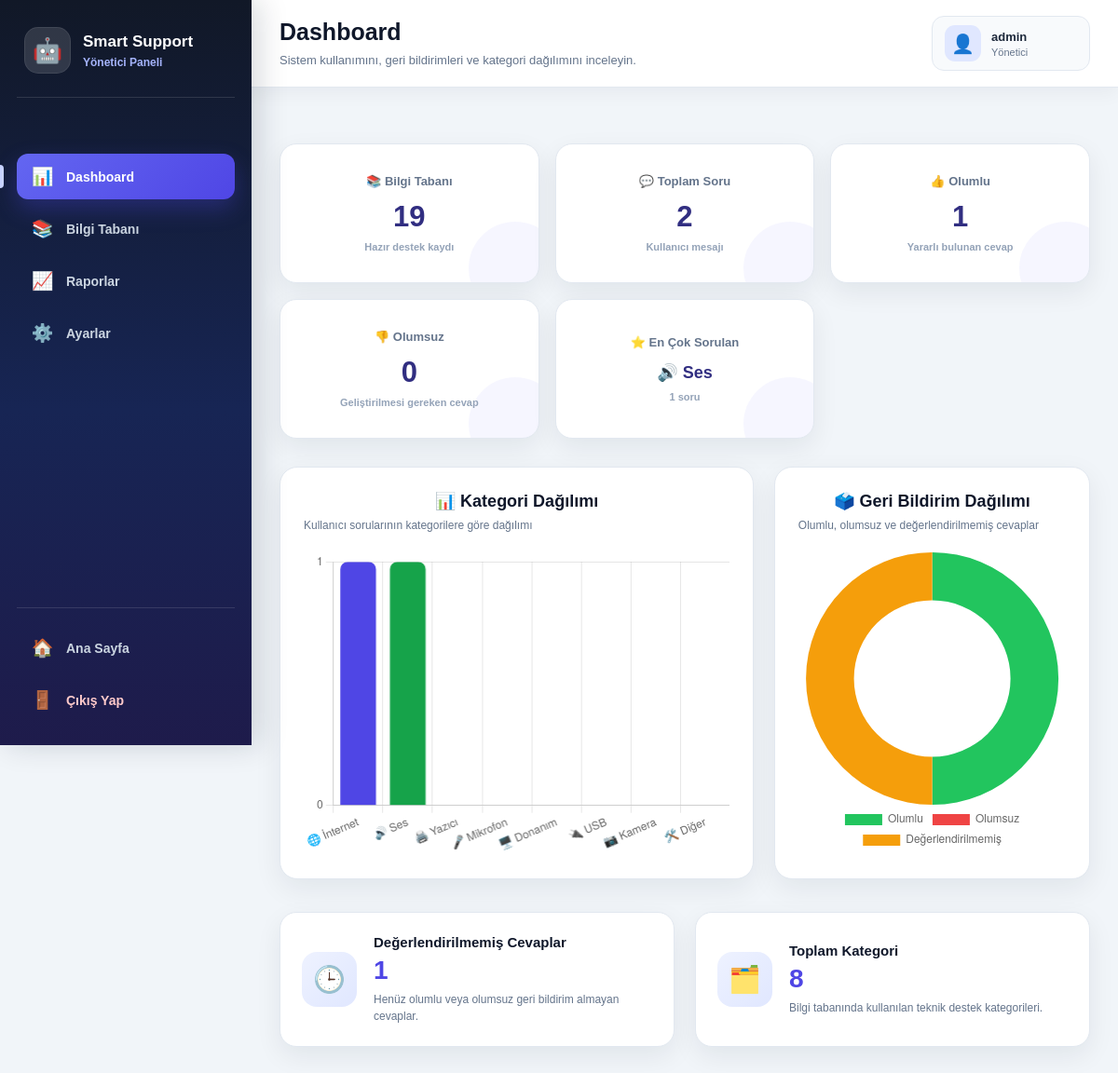
/admin (signed in), run on an earlier commit of the app's database.
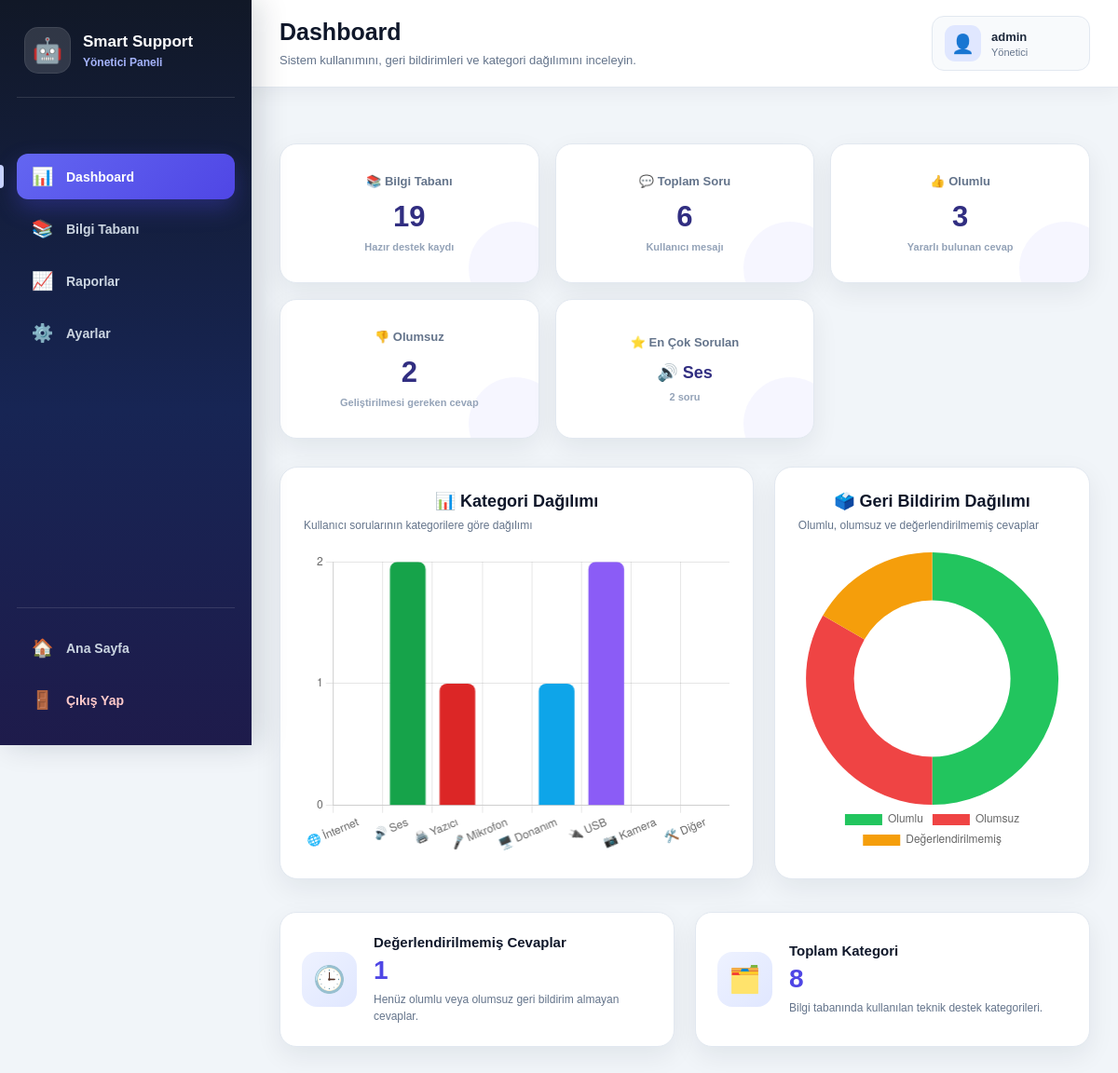
And on a later commit of the database.
### tables this page shows
CREATE TABLE chats (
                id TEXT PRIMARY KEY,
                question TEXT NOT NULL,
                answer TEXT NOT NULL,
                category TEXT NOT NULL,
                category_name TEXT NOT NULL,
                feedback TEXT,
                created_at TIMESTAMP DEFAULT CURRENT_TIMESTAMP
            );

### backend/app.py (the view)
@app.route("/admin")
@admin_login_required
def admin_panel():
    support_items = load_questions()
    chat_history = prepare_chat_history(
        get_all_chats()
    )
    statistics = calculate_statistics(
        chat_history
    )
    settings = load_settings()
    return render_template(
        "admin/dashboard.html",
        active_page="dashboard",
        categories=CATEGORIES,
        total_items=len(support_items),
        statistics=statistics,
        admin_username=settings.get(
            "admin_username",
            "admin"
        )
    )

### backend/app.py (called while the page is built, shortened)
def admin_login_required(view_function):
    @wraps(view_function)
    def wrapped_view(*args, **kwargs):
        return view_function(
            *args,
            **kwargs
        )
    return wrapped_view

def convert_chat_to_dictionary(chat):
    if isinstance(chat, dict):
        return chat

def prepare_chat_history(chat_history):
    return [
        convert_chat_to_dictionary(chat)
        for chat in chat_history
    ]

### backend/database.py (called while the page is built)
def get_connection() -> sqlite3.Connection:
    connection = sqlite3.connect(
        DATABASE_FILE
    )
    connection.row_factory = sqlite3.Row
    return connection

### frontend/templates/admin/dashboard.html (shortened to what this page needs)
{% extends "admin/base.html" %}
{% block page_title %}
    Dashboard
{% endblock %}
{% block page_description %}
    Sistem kullanımını, geri bildirimleri ve kategori dağılımını inceleyin.
{% endblock %}
{% block content %}
    <section class="admin-dashboard">
        <article class="admin-dashboard-card">
            <h3>
                📚 Bilgi Tabanı
            </h3>
            <strong>
                {{ total_items }}
            </strong>
            <small>
                Hazır destek kaydı
            </small>
        </article>
        <article class="admin-dashboard-card">
            <h3>
                💬 Toplam Soru
            </h3>
            <strong>
                {{ statistics.total_questions }}
            </strong>
            <small>
                Kullanıcı mesajı
            </small>
        </article>
        <article class="admin-dashboard-card">
            <h3>
                👍 Olumlu
            </h3>
            <strong>
                {{ statistics.positive_feedback }}
            </strong>
            <small>
                Yararlı bulunan cevap
            </small>
        </article>
        <article class="admin-dashboard-card">
            <h3>
                👎 Olumsuz
            </h3>
            <strong>
                {{ statistics.negative_feedback }}
            </strong>
            <small>
                Geliştirilmesi gereken cevap
            </small>
        </article>
        <article class="admin-dashboard-card">
            <h3>
                ⭐ En Çok Sorulan
            </h3>
            <strong class="admin-category-value">
                {{ statistics.most_used_category_name }}
            </strong>
            <small>
                {{ statistics.most_used_category_count }}
                soru
            </small>
        </article>
    </section>
    <section class="admin-chart-section">
        <article class="admin-chart-card">
            <div class="admin-chart-header">
                <h2>
                    📊 Kategori Dağılımı
                </h2>
                <p>
                    Kullanıcı sorularının kategorilere göre dağılımı
                </p>
            </div>
            <div class="admin-chart-wrapper">
                <canvas id="categoryChart"></canvas>
            </div>
        </article>
        <article class="admin-chart-card">
            <div class="admin-chart-header">
                <h2>
                    🗳️ Geri Bildirim Dağılımı
                </h2>
                <p>
                    Olumlu, olumsuz ve değerlendirilmemiş cevaplar
                </p>
            </div>
            <div class="admin-chart-wrapper">
                <canvas id="feedbackChart"></canvas>
            </div>
        </article>
    </section>
    <section class="admin-dashboard-info">
        <article class="admin-dashboard-info-card">
            <div class="admin-dashboard-info-icon">
                🕒
            </div>
            <div>
                <h3>
                    Değerlendirilmemiş Cevaplar
                </h3>
                <strong>
                    {{ statistics.unanswered_feedback }}
                </strong>
                <p>
                    Henüz olumlu veya olumsuz geri bildirim
                    almayan cevaplar.
                </p>
            </div>
        </article>
        <article class="admin-dashboard-info-card">
            <div class="admin-dashboard-info-icon">
                🗂️
            </div>
            <div>
                <h3>
                    Toplam Kategori
                </h3>
                <strong>
                    {{ categories | length }}
                </strong>
                <p>
                    Bilgi tabanında kullanılan teknik destek
                    kategorileri.
                </p>
            </div>
        </article>
    </section>
{% endblock %}

What changed in the data, as far as the page shows it:
removed chats: most_used_category_name "🔊 Ses"
Also different on the page:
{{ statistics.total_questions }}: "2" → "6"
{{ statistics.positive_feedback }}: "1" → "3"
{{ statistics.negative_feedback }}: "0" → "2"
{{ statistics.most_used_category_name }}: (not shown) → "🔊 Ses"
{{ statistics.most_used_category_count }}: "1" → "2"
chart data {{ item.count }}: 1, 1, 0, 0, 0, 0, 0, 0 → 0, 2, 1, 0, 1, 2, 0, 0
chart data {{ statistics.positive_feedback }}: 1 → 3
chart data {{ statistics.negative_feedback }}: 0 → 2
